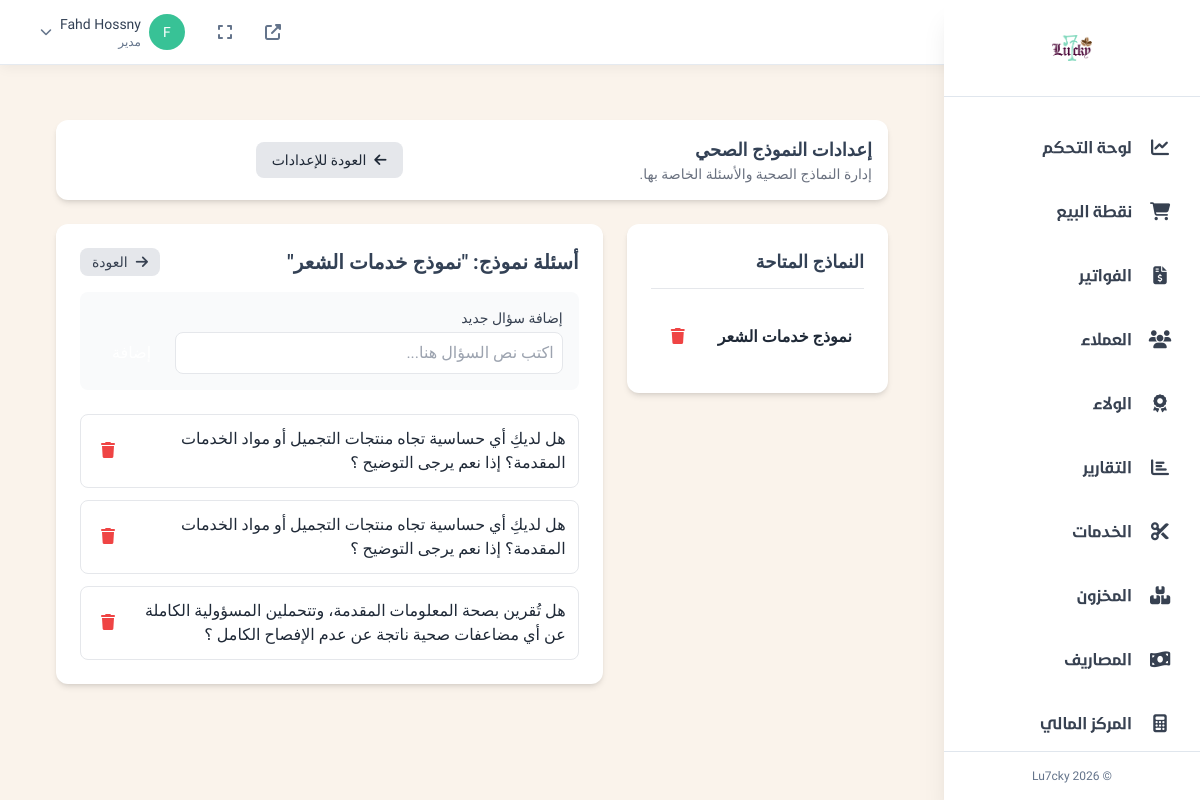
Page /admin/health-form-settings.php?view_form=2 (signed in) on the committed database.
### tables this page shows
CREATE TABLE `health_forms` (
  `id` int(11) NOT NULL,
  `name` varchar(255) NOT NULL,
  `description` text DEFAULT NULL,
  `created_at` datetime DEFAULT current_timestamp()
);

CREATE TABLE `health_form_questions` (
  `id` int(11) NOT NULL,
  `form_id` int(11) NOT NULL,
  `question_text` varchar(255) NOT NULL,
  `type` enum('text','number','radio','checkbox','select') DEFAULT 'text',
  `options` text DEFAULT NULL,
  `required` tinyint(1) DEFAULT 0
);

### admin/health-form-settings.php (the view, shortened to what this page needs)
<?php
 $database = new Database();
 $db = $database->getConnection();
 $forms_stmt = $db->query("SELECT * FROM health_forms ORDER BY created_at DESC");
 $health_forms = $forms_stmt->fetchAll(PDO::FETCH_ASSOC);
 $view_form_id = $_GET['view_form'] ?? null;
 $current_form = null;
 $questions = [];
if ($view_form_id) {
    $form_stmt = $db->prepare("SELECT * FROM health_forms WHERE id = ?");
    $form_stmt->execute([$view_form_id]);
    $current_form = $form_stmt->fetch(PDO::FETCH_ASSOC);
    if($current_form) {
        $questions_stmt = $db->prepare("SELECT * FROM health_form_questions WHERE form_id = ? ORDER BY id ASC");
        $questions_stmt->execute([$view_form_id]);
        $questions = $questions_stmt->fetchAll(PDO::FETCH_ASSOC);
    }
}
?>
<div class="p-4 md:p-6" x-data="{ addFormModal: false }">
    <div class="bg-white rounded-xl shadow-md mb-6 p-4">
        <div class="flex items-center justify-between">
            <div class="flex items-center gap-4">
                <div>
                    <h1 class="text-lg font-bold text-mai-dark">إعدادات النموذج الصحي</h1>
                    <p class="text-sm text-gray-500">إدارة النماذج الصحية والأسئلة الخاصة بها.</p>
                </div>
            </div>
            <div class="flex items-center gap-3">
                 <a href="/admin/settings.php" class="bg-gray-200 text-gray-800 px-4 py-2 rounded-lg hover:bg-gray-300 text-sm flex items-center gap-2 transition-colors">
                    <i class="fas fa-arrow-left"></i>
                    <span>العودة للإعدادات</span>
                </a>
                <button @click="addFormModal = true" class="bg-mai-brown text-white px-4 py-2 rounded-lg hover:bg-mai-dark"><i class="fas fa-plus ml-2"></i>إضافة نموذج جديد</button>
            </div>
        </div>
    </div>
    <div class="grid grid-cols-1 lg:grid-cols-3 gap-6">
        <div class="lg:col-span-1">
            <div class="bg-white rounded-xl shadow-md p-6">
                <h3 class="text-lg font-bold text-mai-dark border-b pb-3 mb-4">النماذج المتاحة</h3>
                <?php if(empty($health_forms)): ?>
                    <p class="text-gray-500 text-center py-4">لا توجد نماذج صحية. قم بإضافة نموذج جديد للبدء.</p>
                <?php else: ?>
                    <ul class="space-y-2">
                        <?php foreach($health_forms as $form): ?>
                        <li class="flex items-center justify-between p-3 rounded-lg hover:bg-gray-50 <?= ($view_form_id == $form['id']) ? 'bg-mai-cream' : '' ?>">
                            <a href="?view_form=<?= $form['id'] ?>" class="font-semibold text-gray-800 flex-grow"><?= htmlspecialchars($form['name']) ?></a>
                            <form method="POST" onsubmit="return confirm('هل أنت متأكد من حذف هذا النموذج وكل أسئلته؟');" class="inline-block">
                                <button type="submit" class="text-red-500 hover:text-red-700 p-2"><i class="fas fa-trash"></i></button>
                            </form>
                        </li>
                        <?php endforeach; ?>
                    </ul>
                <?php endif; ?>
            </div>
        </div>
        <div class="lg:col-span-2">
            <?php if($current_form): ?>
            <div class="bg-white rounded-xl shadow-md p-6">
                <div class="flex items-center justify-between mb-4">
                    <h3 class="text-xl font-bold text-mai-dark">أسئلة نموذج: "<?= htmlspecialchars($current_form['name']) ?>"</h3>
                    <a href="<?= $_SERVER['PHP_SELF'] ?>" class="bg-gray-200 text-gray-700 px-3 py-1 rounded-lg hover:bg-gray-300 text-sm flex items-center gap-2 transition-colors">
                        <i class="fas fa-arrow-right"></i>
                        <span>العودة</span>
                    </a>
                </div>
                <form method="POST" class="mb-6 bg-gray-50 p-4 rounded-lg">
                    <label class="block text-sm font-medium text-gray-700">إضافة سؤال جديد</label>
                    <div class="flex items-center gap-2 mt-1">
                        <input type="text" name="question_text" required placeholder="اكتب نص السؤال هنا..." class="flex-grow p-2 border rounded-lg">
                        <button type="submit" class="bg-mai-dark text-white px-4 py-2 rounded-lg hover:bg-black">إضافة</button>
                    </div>
                </form>
                <div class="space-y-3">
                    <?php if(empty($questions)): ?>
                        <p class="text-gray-500 text-center py-8">لا توجد أسئلة في هذا النموذج بعد.</p>
                    <?php else: ?>
                    <?php foreach($questions as $question): ?>
                    <div class="flex items-center justify-between p-3 border rounded-lg">
                        <p class="text-gray-800"><?= htmlspecialchars($question['question_text']) ?></p>
                        <form method="POST" onsubmit="return confirm('هل أنت متأكد من حذف هذا السؤال؟');" class="inline-block">
                            <button type="submit" class="text-red-500 hover:text-red-700 p-2"><i class="fas fa-trash"></i></button>
                        </form>
                    </div>
                    <?php endforeach; ?>
                    <?php endif; ?>
                </div>
            </div>
            <?php endif; ?>
        </div>
    </div>
</div>
<?php
include 'layouts/responsive_base.php';
?>

### admin/layouts/responsive_base.php (style rules this page uses)
body { font-family: 'Tajawal', sans-serif; background-color: #FAF3EB; }

### rows in the picture
health_forms: name "نموذج خدمات الشعر"
health_form_questions: question_text "هل لديكِ أي حساسية تجاه منتجات التجميل أو مواد الخدمات المقدمة؟ إذا نعم يرجى التوضيح ؟"
health_form_questions: question_text "هل لديكِ أي حساسية تجاه منتجات التجميل أو مواد الخدمات المقدمة؟ إذا نعم يرجى التوضيح ؟"
health_form_questions: question_text "هل تُقرين بصحة المعلومات المقدمة، وتتحملين المسؤولية الكاملة عن أي مضاعفات صحية ناتجة عن عدم الإفصاح الكامل ؟"

### other values in the picture
mb_substr($current_admin['username'], 0, 1) "F"
$current_admin['username'] "Fahd Hossny"
$current_admin['role'] "مدير"
$item['title'] "لوحة التحكم"
$item['title'] "نقطة البيع"
$item['title'] "الفواتير"
$item['title'] "العملاء"
$item['title'] "الولاء"
$item['title'] "التقارير"
$item['title'] "الخدمات"
$item['title'] "المخزون"
$item['title'] "المصاريف"
$item['title'] "المركز المالي"
